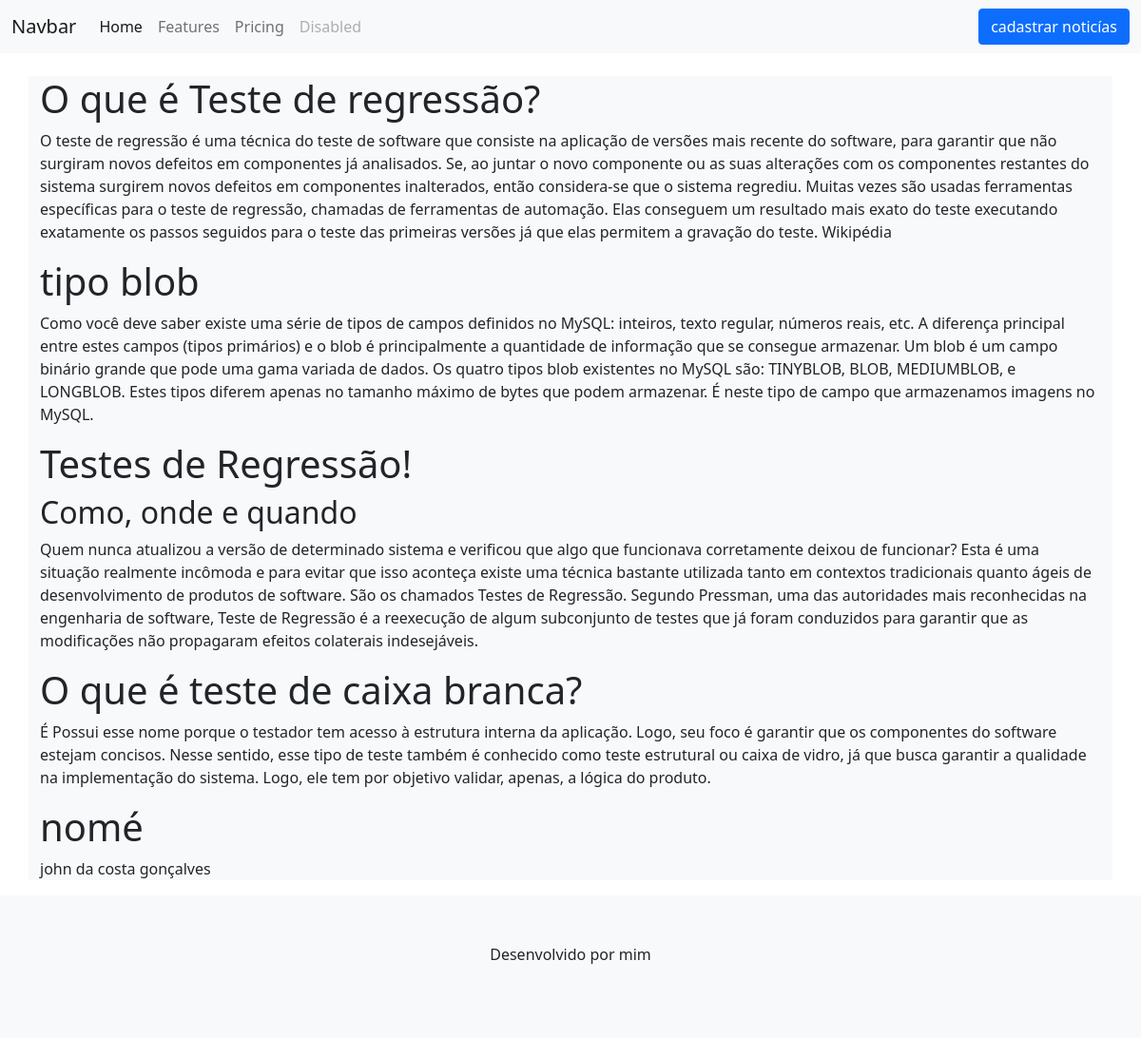
The app's page /ex001extra/listagem.php with its own data.
### tables this page shows
CREATE TABLE `noticias` (
  `id` int(11) NOT NULL AUTO_INCREMENT,
  `titulo` varchar(60) NOT NULL,
  `subtitulo` varchar(20) DEFAULT NULL,
  `conteudo` varchar(1000) DEFAULT NULL,
  PRIMARY KEY (`id`)
);

### ex001extra/listagem.php (the view, shortened to what this page needs)
<!DOCTYPE html>
<html lang="en">
<head>
    <link href="https://cdn.jsdelivr.net/npm/bootstrap@5.1.1/dist/css/bootstrap.min.css" rel="stylesheet">
</head>
<body>
    <nav class="navbar navbar-expand-lg navbar-light bg-light">
        <div class="container-fluid">
            <a class="navbar-brand" href="#">Navbar</a>
            <div class="collapse navbar-collapse" id="navbarNav">
            <ul class="navbar-nav">
                <li class="nav-item">
                <a class="nav-link active" aria-current="page" href="#">Home</a>
                </li>
                <li class="nav-item">
                <a class="nav-link" href="#">Features</a>
                </li>
                <li class="nav-item">
                <a class="nav-link" href="#">Pricing</a>
                </li>
                <li class="nav-item">
                <a class="nav-link disabled">Disabled</a>
                </li>
            </ul>
            </div>
            <div class="d-grid gap-2 d-md-flex justify-content-md-end">
                <a href="formulario.php" class="btn btn-primary justify-content-md-end" >cadastrar noticías</a>
            </div>
        </div>
    </nav>
    <br>
    <div class="container bg-light">
        <?php
        $sql = "select * from noticias;";
        $texte=mysql_query($sql);
        while ($text = mysql_fetch_array($texte)){
            echo"<h1>$text[titulo]</h1>";
            echo"<h2>$text[subtitulo]</h2>";
            echo"<p>$text[conteudo]</p>";
        }
        ?>
    </div>
        <footer class="bg-light" style="height: 150px;">
            <p class="text-center" style="padding: 50px;">Desenvolvido por mim</p>
        </footer>
</body>
</html>

### records on screen
noticias: titulo "O que é Teste de regressão?", conteudo "O teste de regressão é uma técnica do teste de software que consiste na aplicação de versões mais recente do software, para garantir que não surgiram novos defeitos em componentes já analisados. Se, ao juntar o novo componente ou as suas alterações com os componentes restantes do sistema surgirem novos defeitos em componentes inalterados, então considera-se que o sistema regrediu. Muitas vezes são usadas ferramentas específicas para o teste de regressão, chamadas de ferramentas de automação. Elas conseguem um resultado mais exato do teste executando exatamente os passos seguidos para o teste das primeiras versões já que elas permitem a gravação do teste. Wikipédia"
noticias: titulo "tipo blob", conteudo "Como você deve saber existe uma série de tipos de campos definidos no MySQL: inteiros, texto regular, números reais, etc. A diferença principal entre estes campos (tipos primários) e o blob é principalmente a quantidade de informação que se consegue armazenar. Um blob é um campo binário grande que pode uma gama variada de dados. Os quatro tipos blob existentes no MySQL são: TINYBLOB, BLOB, MEDIUMBLOB, e LONGBLOB. Estes tipos diferem apenas no tamanho máximo de bytes que podem armazenar. É neste tipo de campo que armazenamos imagens no MySQL."
noticias: titulo "Testes de Regressão!", subtitulo "Como, onde e quando", conteudo "Quem nunca atualizou a versão de determinado sistema e verificou que algo que funcionava corretamente deixou de funcionar? Esta é uma situação realmente incômoda e para evitar que isso aconteça existe uma técnica bastante utilizada tanto em contextos tradicionais quanto ágeis de desenvolvimento de produtos de software. São os chamados Testes de Regressão. Segundo Pressman, uma das autoridades mais reconhecidas na engenharia de software, Teste de Regressão é a reexecução de algum subconjunto de testes que já foram conduzidos para garantir que as modificações não propagaram efeitos colaterais indesejáveis."
noticias: titulo "O que é teste de caixa branca?", conteudo "É Possui esse nome porque o testador tem acesso à estrutura interna da aplicação. Logo, seu foco é garantir que os componentes do software estejam concisos. Nesse sentido, esse tipo de teste também é conhecido como teste estrutural ou caixa de vidro, já que busca garantir a qualidade na implementação do sistema. Logo, ele tem por objetivo validar, apenas, a lógica do produto."
noticias: titulo "nomé", conteudo "john da costa gonçalves"
